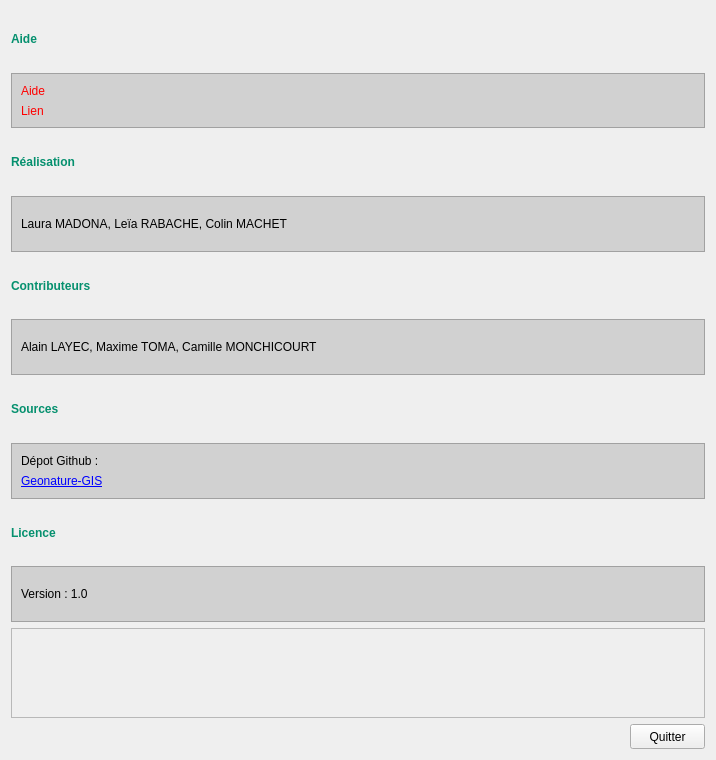
<?xml version="1.0" encoding="UTF-8"?>
<ui version="4.0">
 <class>form</class>
 <widget class="QWidget" name="form">
  <property name="geometry">
   <rect>
    <x>0</x>
    <y>0</y>
    <width>716</width>
    <height>760</height>
   </rect>
  </property>
  <property name="windowTitle">
   <string>Form</string>
  </property>
  <layout class="QVBoxLayout" name="verticalLayout_4">
   <item>
    <widget class="QLabel" name="lbl_help">
     <property name="font">
      <font>
       <family>Arial</family>
       <pointsize>9</pointsize>
       <weight>75</weight>
       <bold>true</bold>
      </font>
     </property>
     <property name="styleSheet">
      <string notr="true">color: rgb(5, 144, 110);</string>
     </property>
     <property name="text">
      <string>Aide</string>
     </property>
    </widget>
   </item>
   <item>
    <widget class="QFrame" name="fl_help">
     <property name="maximumSize">
      <size>
       <width>16777215</width>
       <height>16777215</height>
      </size>
     </property>
     <property name="styleSheet">
      <string notr="true">background-color: rgb(209, 209, 209);</string>
     </property>
     <property name="frameShape">
      <enum>QFrame::StyledPanel</enum>
     </property>
     <property name="frameShadow">
      <enum>QFrame::Raised</enum>
     </property>
     <layout class="QVBoxLayout" name="verticalLayout_5">
      <item>
       <widget class="QLabel" name="lbl_desc">
        <property name="styleSheet">
         <string notr="true">color: rgb(255, 0, 0);</string>
        </property>
        <property name="text">
         <string>Aide</string>
        </property>
       </widget>
      </item>
      <item>
       <widget class="QLabel" name="lbl_linkhelp">
        <property name="styleSheet">
         <string notr="true">color: rgb(255, 0, 0);</string>
        </property>
        <property name="text">
         <string>Lien</string>
        </property>
       </widget>
      </item>
     </layout>
    </widget>
   </item>
   <item>
    <widget class="QLabel" name="lbl_realisator">
     <property name="font">
      <font>
       <family>Arial</family>
       <pointsize>9</pointsize>
       <weight>75</weight>
       <bold>true</bold>
      </font>
     </property>
     <property name="styleSheet">
      <string notr="true">color: rgb(5, 144, 110);</string>
     </property>
     <property name="text">
      <string>Réalisation</string>
     </property>
    </widget>
   </item>
   <item>
    <widget class="QFrame" name="fl_realisator">
     <property name="styleSheet">
      <string notr="true">background-color: rgb(209, 209, 209);</string>
     </property>
     <property name="frameShape">
      <enum>QFrame::StyledPanel</enum>
     </property>
     <property name="frameShadow">
      <enum>QFrame::Raised</enum>
     </property>
     <layout class="QVBoxLayout" name="verticalLayout_2">
      <item>
       <widget class="QLabel" name="lbl_namerealisator">
        <property name="text">
         <string>Laura MADONA, Leïa RABACHE, Colin MACHET </string>
        </property>
       </widget>
      </item>
     </layout>
    </widget>
   </item>
   <item>
    <widget class="QLabel" name="lbl_contributor">
     <property name="font">
      <font>
       <family>Arial</family>
       <pointsize>9</pointsize>
       <weight>75</weight>
       <bold>true</bold>
      </font>
     </property>
     <property name="styleSheet">
      <string notr="true">color: rgb(5, 144, 110);</string>
     </property>
     <property name="text">
      <string>Contributeurs</string>
     </property>
    </widget>
   </item>
   <item>
    <widget class="QFrame" name="fl_contributor">
     <property name="styleSheet">
      <string notr="true">background-color: rgb(209, 209, 209);</string>
     </property>
     <property name="frameShape">
      <enum>QFrame::StyledPanel</enum>
     </property>
     <property name="frameShadow">
      <enum>QFrame::Raised</enum>
     </property>
     <layout class="QVBoxLayout" name="verticalLayout_3">
      <item>
       <widget class="QLabel" name="lbl_namecontributor">
        <property name="text">
         <string>Alain LAYEC, Maxime TOMA, Camille MONCHICOURT</string>
        </property>
       </widget>
      </item>
     </layout>
    </widget>
   </item>
   <item>
    <widget class="QLabel" name="lbl_source">
     <property name="font">
      <font>
       <family>Arial</family>
       <pointsize>9</pointsize>
       <weight>75</weight>
       <bold>true</bold>
      </font>
     </property>
     <property name="styleSheet">
      <string notr="true">color: rgb(5, 144, 110);</string>
     </property>
     <property name="text">
      <string>Sources</string>
     </property>
    </widget>
   </item>
   <item>
    <widget class="QFrame" name="fl_sources">
     <property name="styleSheet">
      <string notr="true">background-color: rgb(209, 209, 209);</string>
     </property>
     <property name="frameShape">
      <enum>QFrame::StyledPanel</enum>
     </property>
     <property name="frameShadow">
      <enum>QFrame::Raised</enum>
     </property>
     <layout class="QVBoxLayout" name="verticalLayout">
      <item>
       <widget class="QLabel" name="lbl_github">
        <property name="text">
         <string>Dépot Github : </string>
        </property>
       </widget>
      </item>
      <item>
       <widget class="QLabel" name="lbl_linkgithub">
        <property name="styleSheet">
         <string notr="true">
color: rgb(0, 85, 127);</string>
        </property>
        <property name="inputMethodHints">
         <set>Qt::ImhUrlCharactersOnly</set>
        </property>
        <property name="text">
         <string>&lt;a href=https://github.com/Geonature-GIS/Geonature-GIS&gt;Geonature-GIS&lt;/a&gt;</string>
        </property>
        <property name="textFormat">
         <enum>Qt::AutoText</enum>
        </property>
        <property name="openExternalLinks">
         <bool>true</bool>
        </property>
       </widget>
      </item>
     </layout>
    </widget>
   </item>
   <item>
    <widget class="QLabel" name="lbl_license">
     <property name="font">
      <font>
       <family>Arial</family>
       <pointsize>9</pointsize>
       <weight>75</weight>
       <bold>true</bold>
      </font>
     </property>
     <property name="styleSheet">
      <string notr="true">color: rgb(5, 144, 110);</string>
     </property>
     <property name="text">
      <string>Licence</string>
     </property>
    </widget>
   </item>
   <item>
    <widget class="QFrame" name="fl_licence">
     <property name="styleSheet">
      <string notr="true">background-color: rgb(209, 209, 209);</string>
     </property>
     <property name="frameShape">
      <enum>QFrame::StyledPanel</enum>
     </property>
     <property name="frameShadow">
      <enum>QFrame::Raised</enum>
     </property>
     <layout class="QVBoxLayout" name="verticalLayout_6">
      <item>
       <widget class="QLabel" name="lbl_version">
        <property name="styleSheet">
         <string notr="true">;</string>
        </property>
        <property name="text">
         <string>Version : 1.0</string>
        </property>
       </widget>
      </item>
     </layout>
    </widget>
   </item>
   <item>
    <widget class="QFrame" name="fl_logo">
     <property name="frameShape">
      <enum>QFrame::StyledPanel</enum>
     </property>
     <property name="frameShadow">
      <enum>QFrame::Raised</enum>
     </property>
     <layout class="QHBoxLayout" name="horizontalLayout">
      <item>
       <widget class="QLabel" name="lbl_geonature">
        <property name="minimumSize">
         <size>
          <width>150</width>
          <height>70</height>
         </size>
        </property>
        <property name="maximumSize">
         <size>
          <width>150</width>
          <height>70</height>
         </size>
        </property>
        <property name="text">
         <string/>
        </property>
        <property name="pixmap">
         <pixmap resource="../resources.qrc">:/plugins/Geonature-GIS-main/icons/GeoNature.png</pixmap>
        </property>
        <property name="scaledContents">
         <bool>true</bool>
        </property>
       </widget>
      </item>
      <item>
       <widget class="QLabel" name="lbl_geonature_gis">
        <property name="minimumSize">
         <size>
          <width>200</width>
          <height>50</height>
         </size>
        </property>
        <property name="maximumSize">
         <size>
          <width>200</width>
          <height>50</height>
         </size>
        </property>
        <property name="text">
         <string/>
        </property>
        <property name="pixmap">
         <pixmap resource="../resources.qrc">:/plugins/Geonature-GIS-main/icons/geonaturegis_full_logo.png</pixmap>
        </property>
        <property name="scaledContents">
         <bool>true</bool>
        </property>
       </widget>
      </item>
      <item>
       <widget class="QLabel" name="lbl_lpo">
        <property name="minimumSize">
         <size>
          <width>150</width>
          <height>70</height>
         </size>
        </property>
        <property name="maximumSize">
         <size>
          <width>150</width>
          <height>70</height>
         </size>
        </property>
        <property name="text">
         <string/>
        </property>
        <property name="pixmap">
         <pixmap resource="../resources.qrc">:/plugins/Geonature-GIS-main/icons/lpo.jpeg</pixmap>
        </property>
        <property name="scaledContents">
         <bool>true</bool>
        </property>
       </widget>
      </item>
      <item>
       <widget class="QLabel" name="lbl_lupsig">
        <property name="minimumSize">
         <size>
          <width>150</width>
          <height>70</height>
         </size>
        </property>
        <property name="maximumSize">
         <size>
          <width>150</width>
          <height>70</height>
         </size>
        </property>
        <property name="text">
         <string/>
        </property>
        <property name="pixmap">
         <pixmap resource="../resources.qrc">:/plugins/Geonature-GIS-main/icons/lupsig.png</pixmap>
        </property>
        <property name="scaledContents">
         <bool>true</bool>
        </property>
       </widget>
      </item>
     </layout>
    </widget>
   </item>
   <item alignment="Qt::AlignRight">
    <widget class="QPushButton" name="pb_quit">
     <property name="maximumSize">
      <size>
       <width>75</width>
       <height>25</height>
      </size>
     </property>
     <property name="layoutDirection">
      <enum>Qt::LeftToRight</enum>
     </property>
     <property name="text">
      <string>Quitter</string>
     </property>
    </widget>
   </item>
  </layout>
 </widget>
 <resources>
  <include location="../resources.qrc"/>
 </resources>
 <connections/>
</ui>
